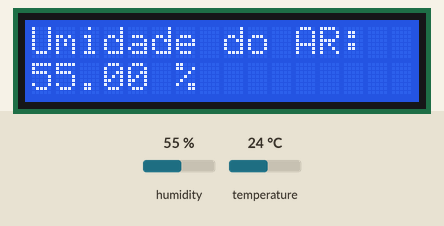
Recording of a sketch running on a simulated Arduino Uno, built with avr-gcc and run on an emulated ATmega328P. Parts: 16×2 character LCD. The test bench sets the inputs (shaded band); at power-on: humidity 55 %, temperature 24 °C. What the sketch prints to the serial monitor is not drawn.

Above: at 2.7 s.
2.8 s: humidity set to 22 %
At 14.5 s:
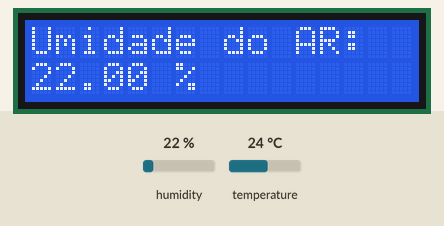
15.6 s: humidity set to 40 %
At 26.6 s:
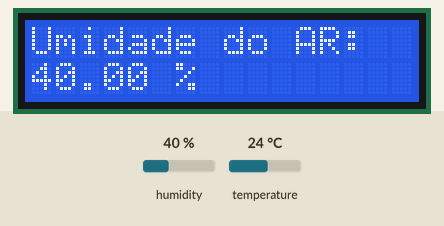
27.7 s: humidity set to 68 %
At 38.7 s:
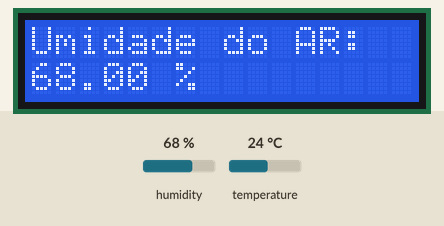
Timing chart, 0 to 40.2 s (numbered marks = the images above; inputs shaded):
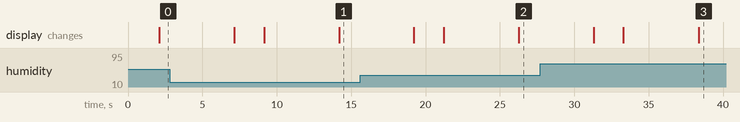

The sketch:

alerta.ino
```cpp
#include "DHT.h"
#define DHTPIN 2
#define DHTTYPE DHT11

DHT dht(DHTPIN, DHTTYPE);

#include <Wire.h>
#include <LiquidCrystal_I2C.h>

LiquidCrystal_I2C lcd(0x3F, 16, 2);

void setup() {
  Serial.begin(9600);
  Serial.println(F("Inicializando a aplicação...!"));

  dht.begin();
  lcd.begin ();
}

void loop() {
  delay(2000);

  float humidade = dht.readHumidity();
  float temperatura = dht.readTemperature();

  if (isnan(humidade) || isnan(temperatura)) {
    Serial.println(F("Falha de leitura do sensor DHT!"));
    return;
  }

  Serial.print(F("Umidade: "));
  Serial.print(humidade);
  Serial.print(F("% Temperatura: "));
  Serial.print(temperatura);
  Serial.print(F("°C "));

  lcd.setBacklight(HIGH);

  //Umidade do AR
  lcd.clear();
  lcd.setCursor(0, 0);
  lcd.print(F("Umidade do AR: "));
  lcd.setCursor(0, 1);
  lcd.print(humidade);
  lcd.setCursor(5, 1);
  lcd.print(F(" %"));
  delay(5000);

  //Temperatura:
  lcd.clear();
  lcd.setCursor(0, 0);
  lcd.print(F("Temperatura: "));
  lcd.setCursor(0, 1);
  lcd.print(temperatura);
  lcd.setCursor(5, 1);
  lcd.write(32);  // Caracter espaço
  lcd.write(223); // Caracter °
  lcd.print(F("C"));
  delay(2000);

  lcd.clear();
  lcd.setBacklight(LOW);

  delay(3000);
}
```
